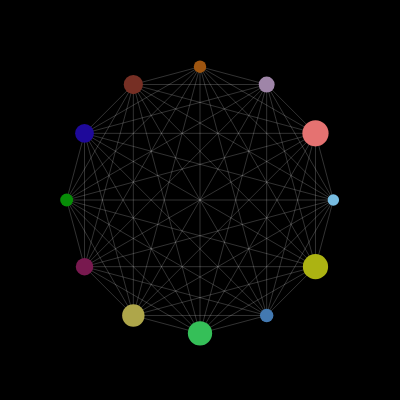
Frame 1 (no input)
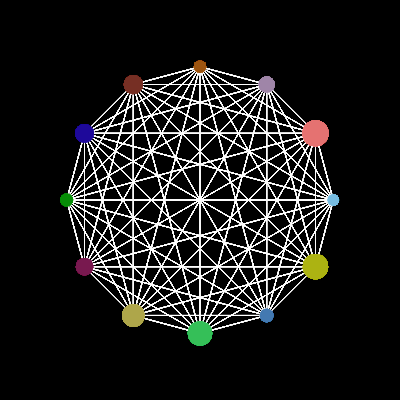
Frame 60 (no input)
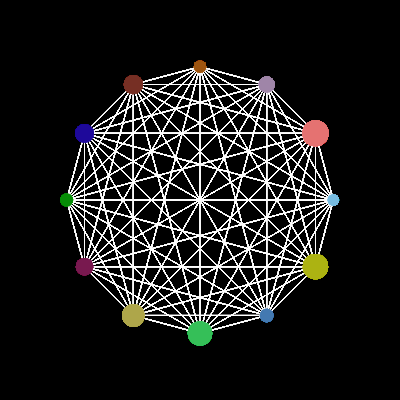
Frame 120 (the mouse pressed at the canvas centre since frame 60)

The p5.js sketch that drew these frames (run headless with seeded random() and noise() and a simulated clock; from frame 60 on, the mouse is pressed at the canvas centre):

// p5.js sketch
// ── sketch.js
let dots;
const canvasWidth = 400;
const canvasHeight = 400;
const numDots = 12;

function setup() {
  createCanvas(canvasWidth, canvasHeight);
  background(0); // Set the background to black

  dots = Array.from({ length: numDots }, (el, idx) => {
    angleMode(DEGREES);
    const theta = idx * 360 / numDots;
    const x = canvasWidth / 2 + sin(theta) * canvasWidth / 3;
    const y = canvasHeight / 2 + cos(theta) * canvasWidth / 3;
    const sz = random(10, 30); // Vary the size of the dots

    return {
      x,
      y,
      sz,
      baseCol: [random(255), random(255), random(255)],
      clickCol: [random(255), random(255), random(255)],
      clicked: false,
    };
  });
}

function mousePressed() {
  dots.forEach(d => {
    if (dist(mouseX, mouseY, d.x, d.y) < d.sz / 2) {
      d.clicked = true;
    }
  });
}

function mouseReleased() {
  dots.forEach(d => {
    d.clicked = false;
  });
}

function mouseDragged() {
  dots.forEach(d => {
    if (d.clicked) {
      d.x = mouseX;
      d.y = mouseY;
    }
  });
}

function draw() {
  noFill();
  stroke(255, 50); // Add some transparency to the lines
  strokeWeight(1);

  // Connect dots with lines
  for (let i = 0; i < dots.length - 1; i++) {
    for (let j = i + 1; j < dots.length; j++) {
      line(dots[i].x, dots[i].y, dots[j].x, dots[j].y);
    }
  }

  dots.forEach(d => {
    noStroke();
    if (d.clicked) {
      fill(d.clickCol);
    } else {
      fill(d.baseCol);
    }
    ellipse(d.x, d.y, d.sz);
  });
}
